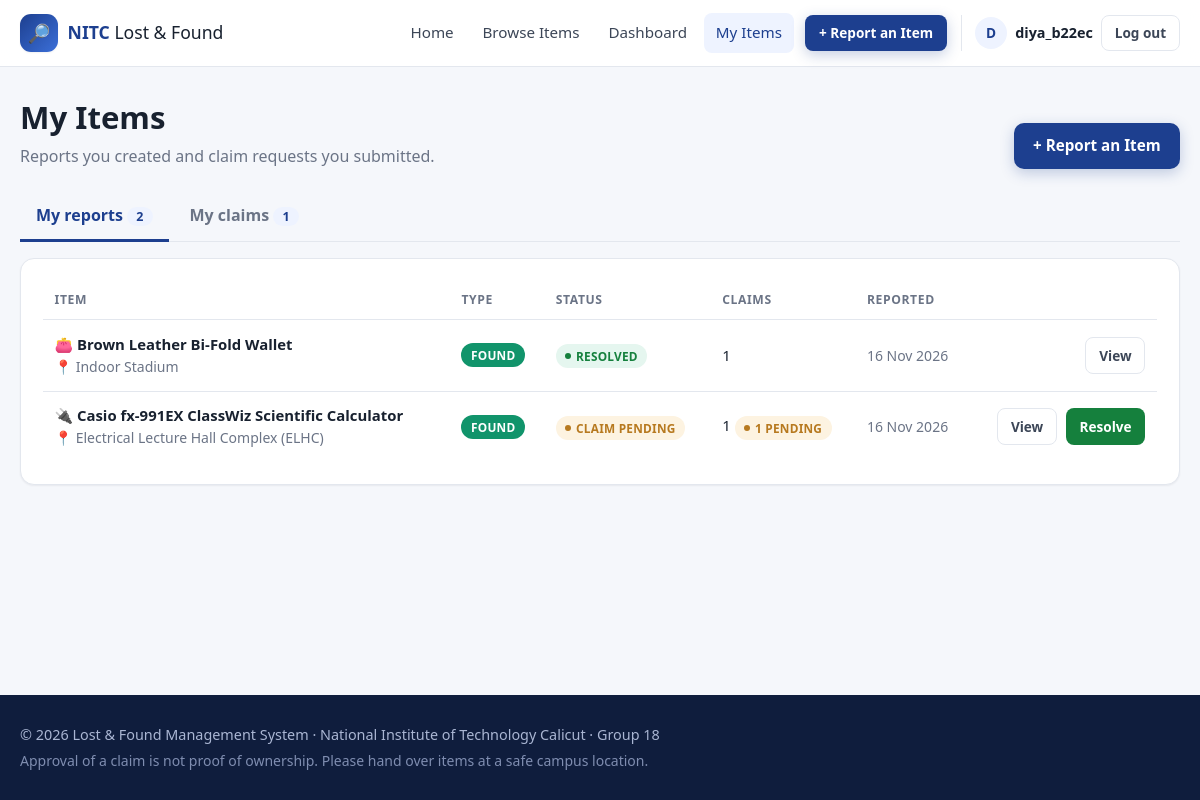
Page /my-items/ (signed in) on the committed database.
### items/models.py (models this page shows, shortened)
class Item(models.Model):
    title = models.CharField(max_length=120)
    report_type = models.CharField(
        "report type", max_length=5, choices=ReportType.choices, default=ReportType.LOST, db_index=True
    )
    category = models.CharField(max_length=50, choices=CATEGORY_CHOICES, db_index=True)
    description = models.TextField(
        help_text="Describe the item (colour, brand, marks). Avoid sensitive identifiers such as full ID numbers."
    )
    photo = models.ImageField(
        upload_to="item_photos/%Y/%m/",
        blank=True,
        validators=[FileExtensionValidator(allowed_extensions=["jpg", "jpeg", "png", "webp"])],
        help_text="Optional. JPEG, PNG or WebP, maximum 5 MB.",
    )
    location = models.CharField(max_length=150, help_text="Where the item was lost or found.")
    date_lost_found = models.DateField("date lost / found")
    collection_point = models.CharField(
        "collection point",
        max_length=150,
        blank=True,
        help_text="Optional. Where a found item can be collected (e.g. Security office, Main Building).",
    )
    contact_method = models.CharField(
        "contact method",
        max_length=150,
        help_text="How others can reach you (e.g. email, phone, hostel room).",
    )
    created_by = models.ForeignKey(
        settings.AUTH_USER_MODEL, on_delete=models.CASCADE, related_name="items", verbose_name="creator"
    )
    status = models.CharField(max_length=15, choices=ItemStatus.choices, default=ItemStatus.OPEN, db_index=True)
    created_at = models.DateTimeField(auto_now_add=True)  # FR-11
    updated_at = models.DateTimeField(auto_now=True)      # FR-11, FR-33
    objects = ItemQuerySet.as_manager()
    class Meta:
        ordering = ["-created_at"]
        verbose_name = "item report"
        verbose_name_plural = "item reports"
    def get_absolute_url(self):
        return reverse("items:item_detail", args=[self.pk])
    def is_resolved(self) -> bool:
        return self.status == ItemStatus.RESOLVED
    @property
    def category_icon(self):
        return CATEGORY_ICONS.get(self.category, "📦")
    @property
    def status_css(self):
        return {
            ItemStatus.OPEN: "open",
            ItemStatus.CLAIM_PENDING: "pending",
            ItemStatus.RESOLVED: "resolved",
        }.get(self.status, "open")

### items/views.py (the view)
# urls.py: path("my-items/", views.my_items_view, name="my_items"),
@login_required
def my_items_view(request):
    my_items = (
        Item.objects.owned_by(request.user)
        .annotate(
            claim_total=Count("claims"),
            claim_pending=Count("claims", filter=Q(claims__status=ClaimStatus.PENDING)),
        )
        .order_by("-created_at")
    )
    my_claims = (
        ClaimRequest.objects.filter(claimant=request.user)
        .select_related("item", "item__created_by")
        .order_by("-created_at")
    )
    tab = request.GET.get("tab", "reports")
    return render(
        request,
        "items/my_items.html",
        {"my_items": my_items, "my_claims": my_claims, "tab": tab if tab in ("reports", "claims") else "reports"},
    )

### claims/models.py (called while the page is built)
    @property
    def status_css(self):
        return {
            ClaimStatus.PENDING: "pending",
            ClaimStatus.APPROVED: "approved",
            ClaimStatus.REJECTED: "rejected",
        }.get(self.status, "pending")

### items/context_processors.py (called while the page is built)
def site_context(request):
    return {
        "SITE_NAME": "NITC Lost & Found",
        "CAMPUS_LOCATIONS": CAMPUS_LOCATIONS,
        "MAX_PHOTO_MB": settings.LOSTFOUND_MAX_PHOTO_SIZE // (1024 * 1024),
    }

### items/models.py (called while the page is built)
    def owned_by(self, user):
        return self.filter(created_by=user)

### templates/items/my_items.html (shortened to what this page needs)
{% extends "base.html" %}
{% block content %}
<div class="page-head">
  <div>
    <h1>My Items</h1>
    <p class="muted">Reports you created and claim requests you submitted.</p>
  </div>
  <a href="{% url 'items:create_item' %}" class="btn btn-primary">+ Report an Item</a>
</div>
<div class="tabs" data-tabs>
  <div class="tab-list" role="tablist">
    <button role="tab" class="tab {% if tab == 'reports' %}active{% endif %}" data-tab="reports" aria-selected="{% if tab == 'reports' %}true{% else %}false{% endif %}">My reports <span class="count-pill">{{ my_items|length }}</span></button>
    <button role="tab" class="tab {% if tab == 'claims' %}active{% endif %}" data-tab="claims" aria-selected="{% if tab == 'claims' %}true{% else %}false{% endif %}">My claims <span class="count-pill">{{ my_claims|length }}</span></button>
  </div>
  <section class="tab-panel card" data-panel="reports" {% if tab != 'reports' %}hidden{% endif %}>
    {% if my_items %}
    <div class="table-wrap">
      <table class="table">
        <thead>
          <tr><th>Item</th><th>Type</th><th>Status</th><th>Claims</th><th>Reported</th><th></th></tr>
        </thead>
        <tbody>
          {% for item in my_items %}
          <tr>
            <td><a href="{{ item.get_absolute_url }}" class="table-title">{{ item.category_icon }} {{ item.title }}</a><div class="muted small">📍 {{ item.location|truncatechars:40 }}</div></td>
            <td><span class="tag tag-{{ item.report_type|lower }}">{{ item.get_report_type_display }}</span></td>
            <td><span class="badge badge-{{ item.status_css }}">{{ item.get_status_display }}</span></td>
            <td>{{ item.claim_total }}{% if item.claim_pending %} <span class="badge badge-pending">{{ item.claim_pending }} pending</span>{% endif %}</td>
            <td class="muted small">{{ item.created_at|date:"d M Y" }}</td>
            <td class="table-actions">
              <a href="{{ item.get_absolute_url }}#claims" class="btn btn-ghost btn-sm">View</a>
              {% if not item.is_resolved %}
              <form method="post" action="{% url 'items:mark_resolved' item.pk %}" class="inline-form" data-confirm="Mark “{{ item.title }}” as RESOLVED?">
                <button type="submit" class="btn btn-success btn-sm">Resolve</button>
              </form>
              {% endif %}
            </td>
          </tr>
          {% endfor %}
        </tbody>
      </table>
    </div>
    {% else %}
      <div class="empty-state small-empty">
        <span class="empty-icon" aria-hidden="true">📝</span>
        <p>You haven't reported any items yet.</p>
        <a href="{% url 'items:create_item' %}" class="btn btn-primary">Report an Item</a>
      </div>
    {% endif %}
  </section>
</div>
{% endblock %}

### templates/base.html (shortened to what this page needs)
{% load static %}<!DOCTYPE html>
<html lang="en">
<head>
  <link rel="stylesheet" href="{% static 'css/style.css' %}">
</head>
<body>
  <header class="site-header">
    <div class="container header-inner">
      <a class="brand" href="{% url 'items:home' %}">
        <span class="brand-mark" aria-hidden="true">🔎</span>
        <span class="brand-text"><strong>NITC</strong> Lost &amp; Found</span>
      </a>
      <nav id="site-nav" class="site-nav" aria-label="Main">
        {% with url_name=request.resolver_match.url_name %}
        <a href="{% url 'items:home' %}" class="{% if url_name == 'home' %}active{% endif %}">Home</a>
        <a href="{% url 'items:item_list' %}" class="{% if url_name == 'item_list' %}active{% endif %}">Browse Items</a>
        {% if user.is_authenticated %}
          <a href="{% url 'dashboard:dashboard' %}" class="{% if url_name == 'dashboard' %}active{% endif %}">Dashboard</a>
          <a href="{% url 'items:my_items' %}" class="{% if url_name == 'my_items' %}active{% endif %}">My Items</a>
          <a href="{% url 'items:create_item' %}" class="btn btn-primary btn-sm nav-cta">+ Report an Item</a>
          <div class="nav-user">
            <span class="avatar" aria-hidden="true">{{ user.username|first|upper }}</span>
            <span class="nav-username">{{ user.username }}</span>
            <form method="post" action="{% url 'accounts:logout' %}" class="inline-form">
              <button type="submit" class="btn btn-ghost btn-sm">Log out</button>
            </form>
          </div>
        {% else %}
          <a href="{% url 'accounts:login' %}" class="{% if url_name == 'login' %}active{% endif %}">Log in</a>
          <a href="{% url 'accounts:register' %}" class="btn btn-primary btn-sm nav-cta">Register</a>
        {% endif %}
        {% endwith %}
      </nav>
    </div>
  </header>
  <main id="main" class="{% block main_class %}container page{% endblock %}">
    {% block content %}{% endblock %}
  </main>
  <footer class="site-footer">
    <div class="container footer-inner">
      <p>&copy; {% now "Y" %} Lost &amp; Found Management System · National Institute of Technology Calicut · Group 18</p>
      <p class="muted small">Approval of a claim is not proof of ownership. Please hand over items at a safe campus location.</p>
    </div>
  </footer>
</body>
</html>

### rows in the picture
Item: category_icon "👛", title "Brown Leather Bi-Fold Wallet", location "Indoor Stadium", report_type "FOUND", status "RESOLVED", claim_total "1", created_at "16 Nov 2026"
Item: category_icon "🔌", title "Casio fx-991EX ClassWiz Scientific Calculator", location "Electrical Lecture Hall Complex (ELHC)", report_type "FOUND", status "CLAIM PENDING", claim_total "1", claim_pending "1", created_at "16 Nov 2026"

### other values in the picture
{{ user.username|first|upper }} "D"
{{ user.username }} "diya_b22ec"
{{ my_items|length }} "2"
{{ my_claims|length }} "1"
